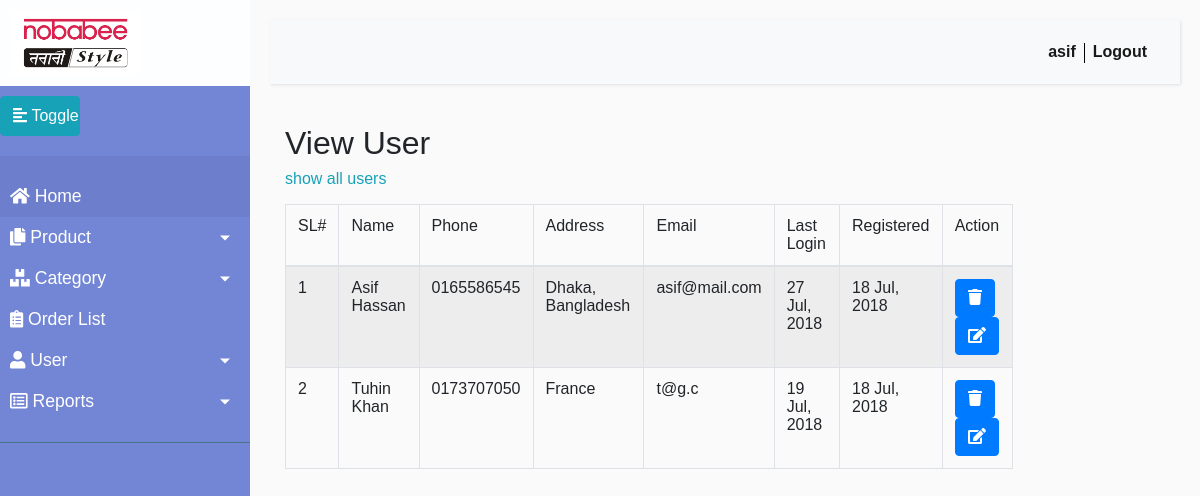
Page /view_user.php (signed in) on the earlier database version.
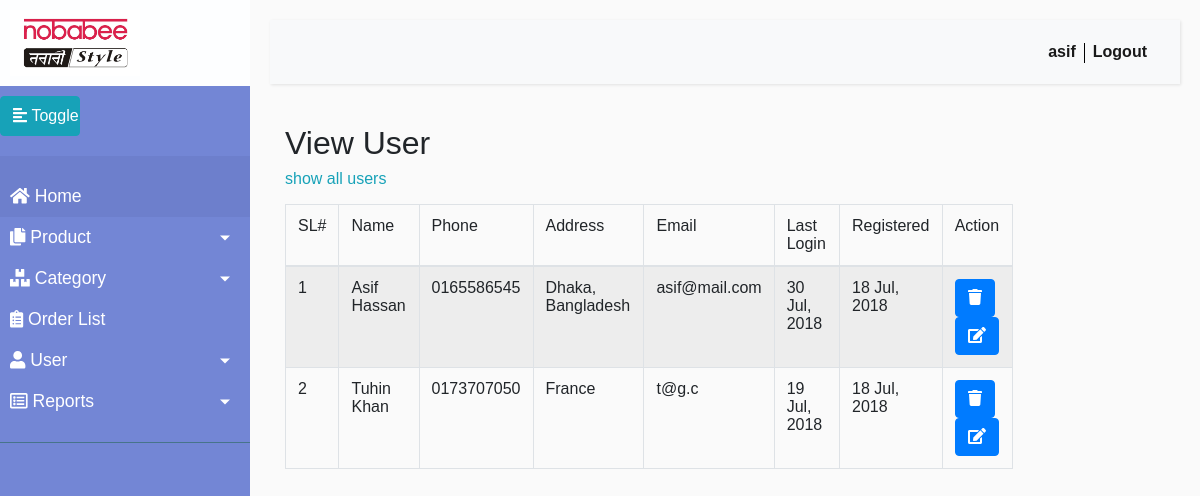
Same page on the later database version.
### tables this page shows
CREATE TABLE `user` (
  `user_id` int(11) NOT NULL,
  `username` varchar(60) NOT NULL,
  `password` varchar(60) NOT NULL,
  `user_status` int(3) NOT NULL,
  `last_login` datetime NOT NULL,
  `user_detail_id` int(11) NOT NULL
);

CREATE TABLE `user_detail` (
  `user_detail_id` int(11) NOT NULL,
  `verification_code` varchar(60) NOT NULL,
  `first_name` varchar(60) NOT NULL,
  `last_name` varchar(60) NOT NULL,
  `email` varchar(80) NOT NULL,
  `registered` datetime NOT NULL,
  `phone` varchar(45) NOT NULL,
  `address` text NOT NULL
);

### core/database.php (called while the page is built, shortened)
<?php
class Database{
	private $dbhost;
	private $dbuser;
	private $dbpassword;
	private $dbname;
	private $connection;
	private $sql;
	private $result = array();
	public function __construct() {
		$this->dbhost = 'localhost';
		$this->dbuser = 'root';
		$this->dbpassword = '';
		$this->dbname = 'pos';
		$this->connection = '';
		$this->sql = '';
	}
	public function get_all_rows() {
		$query = $this->connection->query($this->sql);
		if($query) {
			$this->num_rows = $query->num_rows;
			$this->result = array();
			for($i = 0; $i < $this->num_rows; $i++) {
				array_push($this->result, $query->fetch_assoc());
			}
			return true;
		}
		return false;
	}
	public function connect() {
		$this->connection = new mysqli($this->dbhost, $this->dbuser, $this->dbpassword, $this->dbname);
		return true;
	}
    public function set_sql($str) {
    	$this->sql = $str;
    }
    public function get_result() {return $this->result;}
}
?>

### view_user.php (the view, shortened to what this page needs)
<?php
require_once('includes/header.php');
$error = array();
$users = array();
$db = new Database();
$db->connect();
$sql = "SELECT ud.first_name, ud.last_name, ud.email, ud.registered, ud.phone, ud.address, u.last_login, u.username, u.user_id, u.user_detail_id FROM user as u LEFT JOIN user_detail ud ON u.user_id=ud.user_detail_id WHERE u.user_status='1'";
$db->set_sql($sql);
$db->get_all_rows();
if($db->get_num_rows() !== 0) {
	$users = $db->get_result();
}else{
	$error['no_user_found'] = 1;
}
?>
<div class="container">
	<div class="row">
		<div class="col-lg-10 col-md-10 col-sm-12 col-xs-12">
			<h2>View User</h2>
			<p class="text-info" id="error_status">show all users</p>
			<div class="table-responsive">
				<table class="table table-striped table-bordered table-hover" id="user_view_table">
					<thead>
						<tr>
							<td>SL#</td>
							<td>Name</td>
							<td>Phone</td>
							<td>Address</td>
							<td>Email</td>
							<td>Last Login</td>
							<td>Registered</td>
							<td>Action</td>
						</tr>
					</thead>
					<tbody>
					<?php if(isset($error['no_user_found'])): ?>
						<td colspan="8"><p>No user registered in database. You are in Admin mode.</p></td>
					<?php else: ?>
					<?php $itr = 1; foreach($users as $u): ?>
						<tr>
							<td><?php echo $itr++; ?></td>
							<td><?php echo $u['first_name'] . ' ' . $u['last_name']; ?></td>
							<td><?php echo $u['phone']; ?></td>
							<td><?php echo $u['address']; ?></td>
							<td><?php echo $u['email']; ?></td>
							<td><?php echo date('d M, Y', strtotime($u['last_login'])); ?></td>
							<td><?php echo date('d M, Y', strtotime($u['registered'])); ?></td>
							<td>
								<button type="button" class="btn btn-primary" data-user-id="<?php echo $u['user_id']; ?>" data-toggle="modal" data-target="#deleteUserModal"><i class="fas fa-trash"></i></button>
								<button type="button" class="btn btn-primary" data-user-id="<?php echo $u['user_id']; ?>" data-toggle="modal" data-target="#editUserModal"><i class="fas fa-edit"></i></button>
							</td>
						</tr>
					<?php endforeach; ?>
					<?php endif; ?>
					</tbody>
				</table>
			</div>
		</div>
	</div>
</div>
<?php require_once('includes/footer.php'); ?>

Differences in the rows shown:
changed user "Asif": last_login "27 Jul, 2018" → "30 Jul, 2018"
